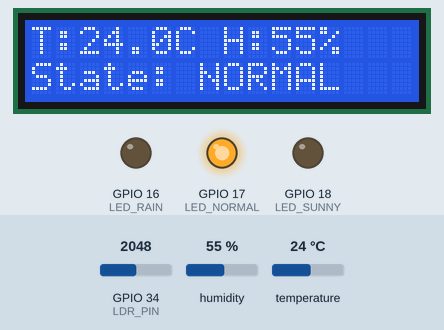
Bench run of a sketch on a simulated ESP32. Parts: 16×2 character LCD, output pins drawn as LEDs (lit = HIGH). The test bench sets the inputs (shaded band); at power-on: humidity 55 %, temperature 24 °C, GPIO 34 (LDR_PIN) = 2048. What the sketch prints to the serial monitor is not drawn.

Above: at 2.7 s.
2.8 s: humidity set to 73 %
At 7.2 s:
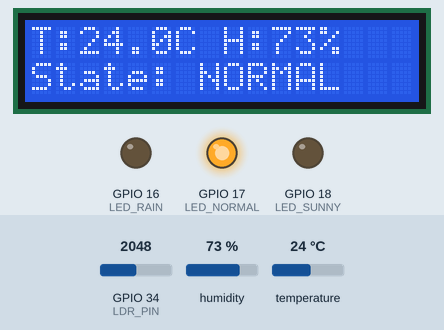
7.5 s: humidity set to 76 %
At 10.4 s:
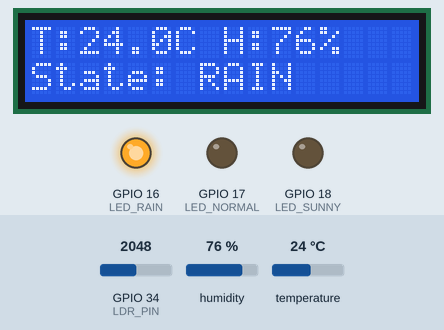
11.5 s: temperature set to 12 °C
At 14.6 s:
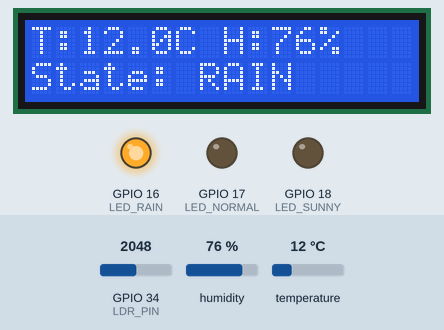
15.5 s: temperature set to 19 °C
At 18.9 s:
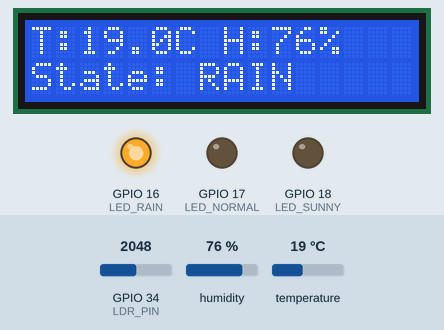
Timing chart, 0 to 20.4 s (numbered marks = the images above; inputs shaded):
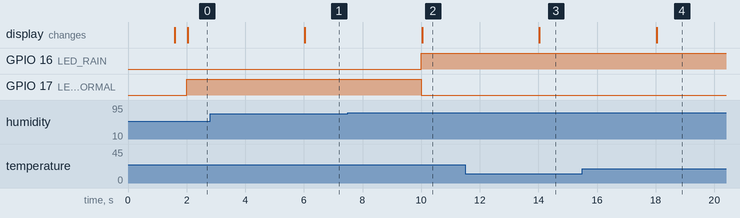

The sketch:

v2-esp32_weather_node.ino
```cpp
#include <Wire.h>
#include <LiquidCrystal_I2C.h>
#include <DHT.h>

// ---------- ปรับตามการต่อสายจริง ----------
#define DHTPIN      4      // DHT22 data pin (ESP32: GPIO4 / NodeMCU: D2)
#define DHTTYPE     DHT22
#define LDR_PIN     34     // ESP32 ADC pin (ใช้ A0 บน NodeMCU)

#define LED_RAIN    16     // สีน้ำเงิน = ฝนตก
#define LED_NORMAL  17     // สีส้ม/เหลือง = แดดปกติ
#define LED_SUNNY   18     // สีแดง = แดดแรง

#define LCD_ADDR    0x27
#define LCD_COLS    16
#define LCD_ROWS    2

// ---------- เกณฑ์การตัดสินสถานะ (ปรับตามค่าจริงที่วัดได้ในพื้นที่) ----------
const float HUMIDITY_RAIN_THRESHOLD = 75.0;   // %RH สูงกว่านี้ถือว่ามีโอกาสฝนตก
const int   LIGHT_SUNNY_THRESHOLD   = 3000;   // ค่า ADC (0-4095 บน ESP32) สูงกว่านี้ถือว่าแดดแรง
const int   LIGHT_NORMAL_THRESHOLD  = 600;    // ต่ำกว่านี้ถือว่ามืด/ไม่มีแดด

DHT dht(DHTPIN, DHTTYPE);
LiquidCrystal_I2C lcd(LCD_ADDR, LCD_COLS, LCD_ROWS);

String lastState = "";
unsigned long lastRead = 0;
const unsigned long READ_INTERVAL = 2000; // อ่านค่าทุก 2 วินาที

void setup() {
  Serial.begin(115200);
  dht.begin();

  pinMode(LED_RAIN, OUTPUT);
  pinMode(LED_NORMAL, OUTPUT);
  pinMode(LED_SUNNY, OUTPUT);
  digitalWrite(LED_RAIN, LOW);
  digitalWrite(LED_NORMAL, LOW);
  digitalWrite(LED_SUNNY, LOW);

  lcd.init();
  lcd.backlight();
  lcd.setCursor(0, 0);
  lcd.print("Weather Twin");
  lcd.setCursor(0, 1);
  lcd.print("Booting...");
  delay(1500);
  lcd.clear();
}

void loop() {
  if (millis() - lastRead < READ_INTERVAL) return;
  lastRead = millis();

  float humidity = dht.readHumidity();
  float temp = dht.readTemperature();
  int lightRaw = analogRead(LDR_PIN);

  if (isnan(humidity) || isnan(temp)) {
    Serial.println("ERR: DHT22 read failed");
    lcd.setCursor(0, 0);
    lcd.print("Sensor error!  ");
    return;
  }

  String state = classifyWeather(humidity, lightRaw);
  updateLeds(state);
  updateLcd(temp, humidity, lightRaw, state);

  // ส่งสถานะออกทาง Serial เฉพาะตอนเปลี่ยนแปลง เพื่อลดสัญญาณรบกวนบนหน้าเว็บ
  if (state != lastState) {
    Serial.println(state);
    lastState = state;
  }

  // ส่งค่าดิบไว้ debug เพิ่มเติม (หน้าเว็บจะข้ามบรรทัดที่ไม่ตรงคำสั่ง)
  Serial.print("DEBUG T=");
  Serial.print(temp);
  Serial.print("C H=");
  Serial.print(humidity);
  Serial.print("% L=");
  Serial.println(lightRaw);
}

String classifyWeather(float humidity, int lightRaw) {
  if (humidity >= HUMIDITY_RAIN_THRESHOLD) {
    return "RAIN";
  } else if (lightRaw >= LIGHT_SUNNY_THRESHOLD) {
    return "SUNNY";
  } else {
    return "NORMAL";
  }
}

void updateLeds(const String &state) {
  digitalWrite(LED_RAIN,   state == "RAIN"   ? HIGH : LOW);
  digitalWrite(LED_NORMAL, state == "NORMAL" ? HIGH : LOW);
  digitalWrite(LED_SUNNY,  state == "SUNNY"  ? HIGH : LOW);
}

void updateLcd(float temp, float humidity, int lightRaw, const String &state) {
  lcd.setCursor(0, 0);
  lcd.print("T:");
  lcd.print(temp, 1);
  lcd.print("C H:");
  lcd.print(humidity, 0);
  lcd.print("%   ");

  lcd.setCursor(0, 1);
  lcd.print("State: ");
  lcd.print(state);
  lcd.print("    ");
}
```

Measured:
- the behaviour switches between 74 and 75 % on humidity (found by bisection; images 1 and 2)
- after the input at 2.8 s, the display: changes after 3.2 s (image 1)
- after the input at 7.5 s, GPIO 16 (LED_RAIN): LOW → HIGH after 2.5 s; GPIO 17 (LED_NORMAL): HIGH → LOW after 2.5 s; the display: changes after 2.5 s (image 2)
- after the input at 11.5 s, the display: changes after 2.5 s (image 3)
- after the input at 15.5 s, the display: changes after 2.5 s (image 4)
